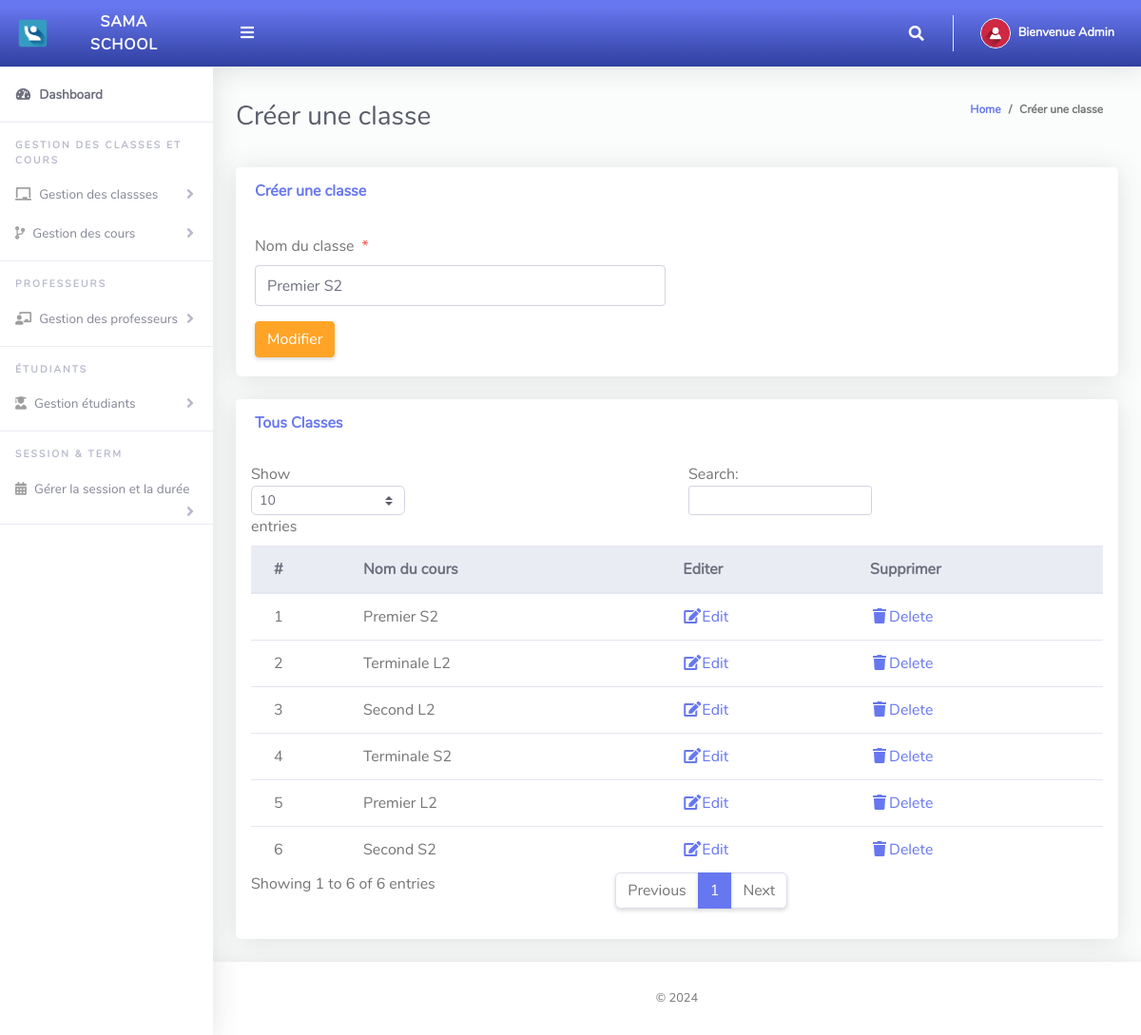
/Admin/createClass.php?action=edit&Id=15 (signed in), run on the app's committed database.
### tables this page shows
CREATE TABLE `tblclass` (
  `Id` int(10) NOT NULL,
  `className` varchar(255) NOT NULL
);

### Admin/createClass.php (the view, shortened to what this page needs)
<?php
include '../Includes/dbcon.php';
 if (isset($_GET['Id']) && isset($_GET['action']) && $_GET['action'] == "edit")
	{
        $Id= $_GET['Id'];
        $query=mysqli_query($conn,"select * from tblclass where Id ='$Id'");
        $row=mysqli_fetch_array($query);
    }
?>
<!DOCTYPE html>
<html lang="en">
<head>
  <link href="../vendor/fontawesome-free/css/all.min.css" rel="stylesheet" type="text/css">
  <link href="../vendor/bootstrap/css/bootstrap.min.css" rel="stylesheet" type="text/css">
  <link href="css/ruang-admin.min.css" rel="stylesheet">
</head>
<body id="page-top">
  <div id="wrapper">
      <?php include "Includes/sidebar.php";?>
    <div id="content-wrapper" class="d-flex flex-column">
      <div id="content">
       <?php include "Includes/topbar.php";?>
        <div class="container-fluid" id="container-wrapper">
          <div class="d-sm-flex align-items-center justify-content-between mb-4">
            <h1 class="h3 mb-0 text-gray-800">Créer une classe</h1>
            <ol class="breadcrumb">
              <li class="breadcrumb-item"><a href="./">Home</a></li>
              <li class="breadcrumb-item active" aria-current="page">Créer une classe</li>
            </ol>
          </div>
          <div class="row">
            <div class="col-lg-12">
              <div class="card mb-4">
                <div class="card-header py-3 d-flex flex-row align-items-center justify-content-between">
                  <h6 class="m-0 font-weight-bold text-primary">Créer une classe</h6>
                </div>
                <div class="card-body">
                  <form method="post">
                    <div class="form-group row mb-3">
                        <div class="col-xl-6">
                            <label class="form-control-label">Nom du classe<span class="text-danger ml-2">*</span></label>
                      <input type="text" class="form-control" name="className" value="<?php echo $row['className'];?>" id="exampleInputFirstName" placeholder="Nom du classe">
                        </div>
                    </div>
                      <?php
                    if (isset($Id))
                    {
                    ?>
                    <button type="submit" name="update" class="btn btn-warning">Modifier</button>
                    <?php
                    } else {
                    ?>
                    <button type="submit" name="save" class="btn btn-primary">Sauvegarder</button>
                    <?php
                    }
                    ?>
                  </form>
                </div>
              </div>
                 <div class="row">
              <div class="col-lg-12">
              <div class="card mb-4">
                <div class="card-header py-3 d-flex flex-row align-items-center justify-content-between">
                  <h6 class="m-0 font-weight-bold text-primary">Tous Classes</h6>
                </div>
                <div class="table-responsive p-3">
                  <table class="table align-items-center table-flush table-hover" id="dataTableHover">
                    <thead class="thead-light">
                      <tr>
                        <th>#</th>
                        <th>Nom du cours</th>
                        <th>Editer</th>
                        <th>Supprimer</th>
                      </tr>
                    </thead>
                    <tbody>
                  <?php
                      $query = "SELECT * FROM tblclass";
                      $rs = $conn->query($query);
                      $num = $rs->num_rows;
                      $sn=0;
                      if($num > 0)
                      {
                        while ($rows = $rs->fetch_assoc())
                          {
                             $sn = $sn + 1;
                            echo"
                              <tr>
                                <td>".$sn."</td>
                                <td>".$rows['className']."</td>
                                <td><a href='?action=edit&Id=".$rows['Id']."'><i class='fas fa-fw fa-edit'></i>Edit</a></td>
                                <td><a href='?action=delete&Id=".$rows['Id']."'><i class='fas fa-fw fa-trash'></i>Delete</a></td>
                              </tr>";
                          }
                      }
                      else
                      {
                           echo
                           "<div class='alert alert-danger' role='alert'>
                            No Record Found!
                            </div>";
                      }
                      ?>
                    </tbody>
                  </table>
                </div>
              </div>
            </div>
            </div>
          </div>
        </div>
      </div>
       <?php include "Includes/footer.php";?>
    </div>
  </div>
</body>
</html>

### Admin/Includes/topbar.php (shortened to what this page needs)
<?php
  $query = "SELECT * FROM tbladmin WHERE Id = ".$_SESSION['userId']."";
  $rs = $conn->query($query);
  $rows = $rs->fetch_assoc();
  $fullName = $rows['firstName']." ".$rows['lastName'];
?>
<nav class="navbar navbar-expand navbar-light bg-gradient-primary topbar mb-4 static-top">
          <button id="sidebarToggleTop" class="btn btn-link rounded-circle mr-3">
            <i class="fa fa-bars"></i>
          </button>
          <ul class="navbar-nav ml-auto">
            <li class="nav-item dropdown no-arrow">
              <a class="nav-link dropdown-toggle" href="#" id="searchDropdown" role="button" data-toggle="dropdown"
                aria-haspopup="true" aria-expanded="false">
                <i class="fas fa-search fa-fw"></i>
              </a>
            </li>
            <li class="nav-item dropdown no-arrow">
              <a class="nav-link dropdown-toggle" href="#" id="userDropdown" role="button" data-toggle="dropdown"
                aria-haspopup="true" aria-expanded="false">
                <img class="img-profile rounded-circle" src="img/user-icn.png" style="max-width: 60px">
                <span class="ml-2 d-none d-lg-inline text-white small"><b>Bienvenue <?php echo $fullName;?></b></span>
              </a>
            </li>
          </ul>
        </nav>

### data on the page
tblclass: className "Premier S2"
tblclass: className "Terminale L2"
tblclass: className "Second L2"
tblclass: className "Terminale S2"
tblclass: className "Premier L2"
tblclass: className "Second S2"

### other printed values
$fullName "Admin"
